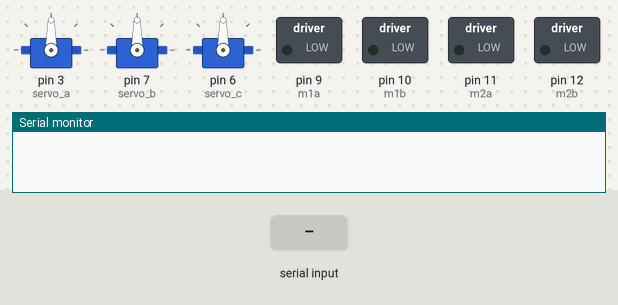
A sketch run on a simulated Arduino Uno, built with avr-gcc and run on an emulated ATmega328P. On the bench: 3 × servo, switched loads named in the sketch (green lamp = pin HIGH), the last lines printed to the serial monitor. The test bench sets the inputs (shaded band).

Above: at 1.2 s.
1.3 s: "A" received over Serial
At 1.45 s:
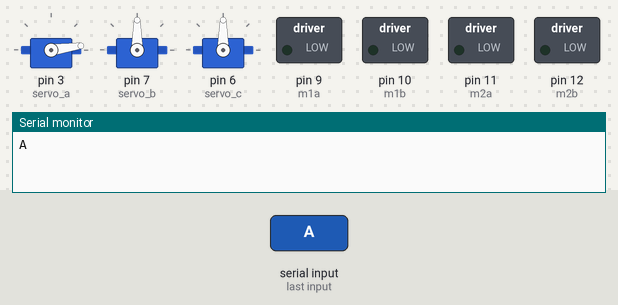
4.3 s: byte 89 ('Y') received over Serial
At 4.9 s:
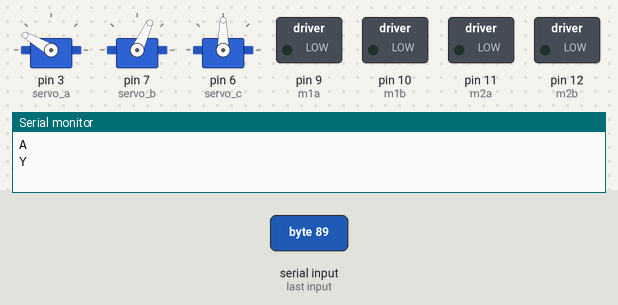
5.8 s: byte 85 ('U') received over Serial
At 6.7 s:
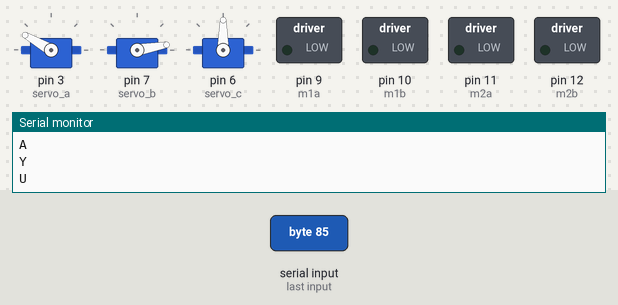
7.3 s: byte 87 ('W') received over Serial
10.3 s: byte 80 ('P') received over Serial
13.3 s: byte 90 ('Z') received over Serial
At 14.3 s:
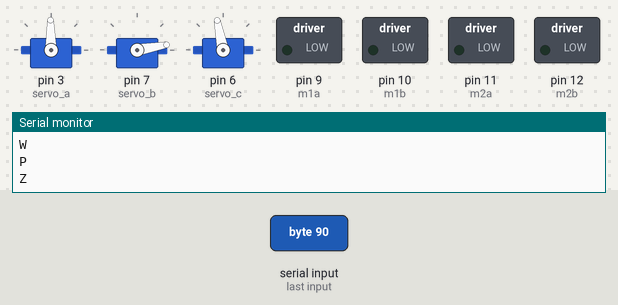
Timing chart, 0 to 15.9 s (numbered marks = the images above; inputs shaded):
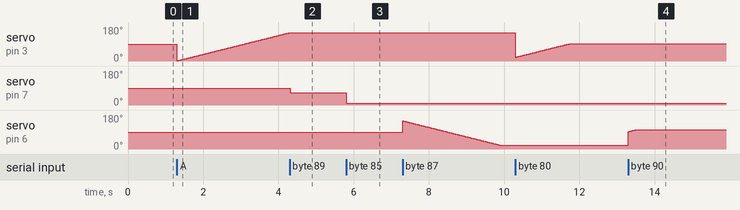

The sketch:

Bluetooth_car_with_robot_arm.ino
```cpp
// Starting of Program
#include<Servo.h> // The file was added for servo motors.

// servo motors are defined as follow
Servo servo_a;
Servo servo_b;
Servo servo_c;

int pos;
int m1a = 9;
int m1b = 10;
int m2a = 11;
int m2b = 12;
char val;

void setup()
{
servo_a.attach(3); //Pin 3 in arduino board
servo_b.attach(7); //pin 7 in arduino board
servo_c.attach(6); //pin 6 in arduino board

pinMode(m1a, OUTPUT);  // Digital pin 10 set as output Pin
pinMode(m1b, OUTPUT);  // Digital pin 11 set as output Pin
pinMode(m2a, OUTPUT);  // Digital pin 12 set as output Pin
pinMode(m2b, OUTPUT);  // Digital pin 13 set as output Pin
Serial.begin(9600);
}

void loop()
{
  while (Serial.available() > 0)
  {
  val = Serial.read();
  Serial.println(val);
  }

  if( val == 'F') // Forward
    {
      digitalWrite(m1a, HIGH);
      digitalWrite(m1b, LOW);
      digitalWrite(m2a, HIGH);
      digitalWrite(m2b, LOW);
    }
  else if(val == 'B') // Backward
    {
      digitalWrite(m1a, LOW);
      digitalWrite(m1b, HIGH);
      digitalWrite(m2a, LOW);
      digitalWrite(m2b, HIGH);
    }

    else if(val == 'R') //Right
    {
    digitalWrite(m1a, LOW);
    digitalWrite(m1b, LOW);
    digitalWrite(m2a, HIGH);
    digitalWrite(m2b, LOW);
    }
    else if(val == 'L') //Left
    {
    digitalWrite(m1a, HIGH);
    digitalWrite(m1b, LOW);
    digitalWrite(m2a, LOW);
    digitalWrite(m2b, LOW);
    }

  else if(val == 'S') //Stop
    {
    digitalWrite(m1a, LOW);
    digitalWrite(m1b, LOW);
    digitalWrite(m2a, LOW);
    digitalWrite(m2b, LOW);
    }
  else if(val == 'G') //Forward Right
    {
    digitalWrite(m1a, HIGH);
    digitalWrite(m1b, LOW);
    digitalWrite(m2a, LOW);
    digitalWrite(m2b, LOW);
    }
  else if(val == 'H') //Backward Right
    {
    digitalWrite(m1a, LOW);
    digitalWrite(m1b, HIGH);
    digitalWrite(m2a, LOW);
    digitalWrite(m2b, LOW);
    }
   else if(val == 'I') //Forward Left
    {
    digitalWrite(m1a, LOW);
    digitalWrite(m1b, LOW);
    digitalWrite(m2a, HIGH);
    digitalWrite(m2b, LOW);
    }
  else if(val == 'J') //Backward Left
    {
    digitalWrite(m1a, LOW);
    digitalWrite(m1b, LOW);
    digitalWrite(m2a, LOW);
    digitalWrite(m2b, HIGH);
    }

//servo motors controlling panel

   //Servo motors rest part
   else if(val == 'A') // rotate to 180 degrees, left
   {
     if(pos <= 180)
     {
      pos++;
      servo_a.write(pos);
      delay(20);
      }
    }

    else if( val == 'X') //rotate to rotate 0 degree, right
    {
      if(pos <= 0 )
      {
        pos++;
        servo_a.write(pos);
        delay(20);
       }

    }

    else if (val == 'P')
    {
       if( pos <= 90)
       {
        pos++;
        servo_a.write(pos);
        delay(20);
        }
     }

    else if(val == 'Y')
    {
      servo_b.write(65);

      }

    else if( val == 'U')
    {
     servo_b.write(10);
    }

//for servo_c

    else if(val == 'Z')
    {

       if (pos <= 100 )
      {

        pos ++;
        servo_c.write(pos);
        delay(20);

        }
    }


    else if ( val == 'W')
    {

        if (pos >= 20 )
      {

        pos --;
        servo_c.write(pos);
        delay(20);


        }

    }


}
```

Measured:
- after the input at 4.3 s, servo on pin 3 (servo_a): stays 150° (without the input it goes to 151° after 0.01 s); servo on pin 7 (servo_b): 90° → 65° at once
- after the input at 5.8 s, servo on pin 7 (servo_b): 65° → 10° at once
- after the input at 13.3 s, servo on pin 6 (servo_c): moves from 19° to 101° over 0.18 s, starting at once
